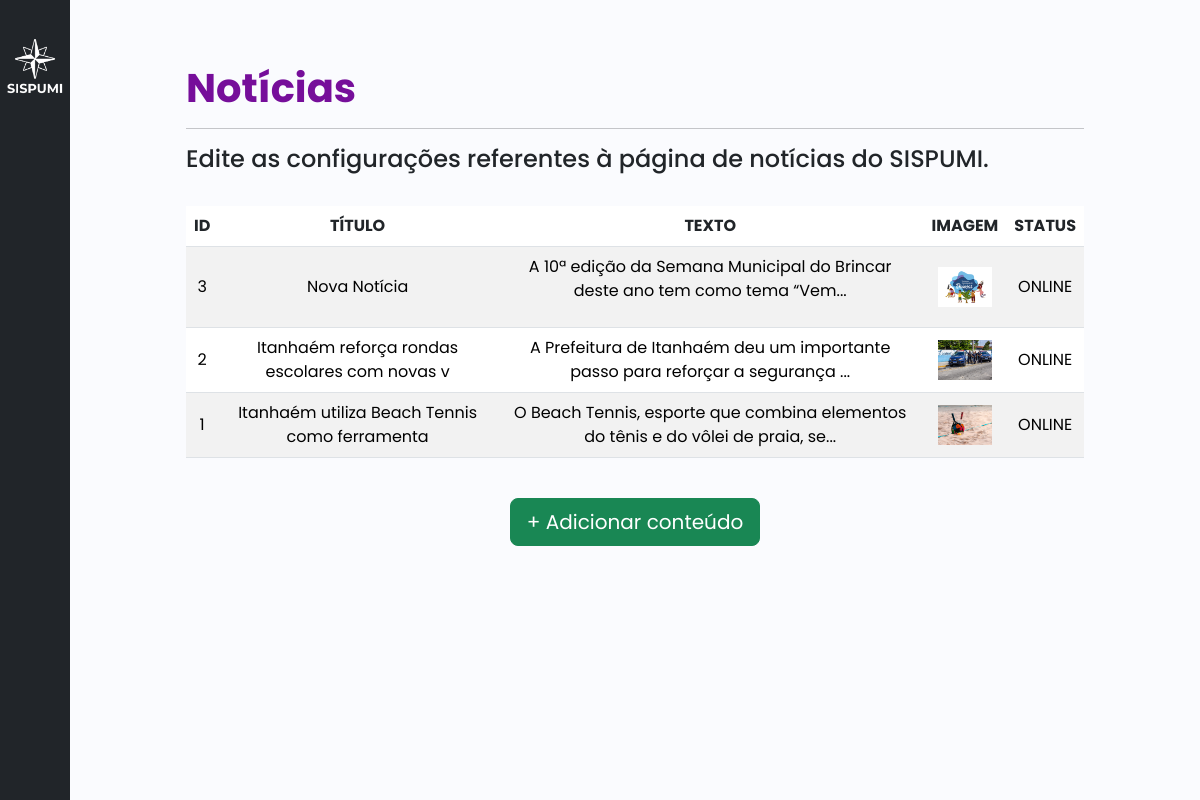
Page /painel3.php on the committed database.
### tables this page shows
CREATE TABLE IF NOT EXISTS `noticia` (
  `id_noticia` int(11) NOT NULL AUTO_INCREMENT,
  `titulo_noticia` varchar(45) NOT NULL,
  `texto_noticia` text NOT NULL,
  `imagem_noticia` text NOT NULL,
  `link_noticia` text,
  `status_noticia` int(11) NOT NULL,
  `adm_id_adm` int(11) DEFAULT NULL,
  PRIMARY KEY (`id_noticia`),
  KEY `adm_id_adm` (`adm_id_adm`)
);

### painel3.php (the view, shortened to what this page needs)
<?php
    include('conexao.php');
    $sql1 = 'SELECT * FROM noticia ORDER BY id_noticia DESC';
?>
<!DOCTYPE html>
<html>
<head>
    <link rel="stylesheet" type="text/css" href="./css/bootstrap.min.css">
    <link rel="stylesheet" href="./css/style.css">
    <link href="https://cdn.lineicons.com/4.0/lineicons.css" rel="stylesheet" />
    <link href="https://cdn.jsdelivr.net/npm/bootstrap@5.3.0-alpha3/dist/css/bootstrap.min.css" rel="stylesheet">
</head>
<body>
    <div class="wrapper">
        <aside id="sidebar" class="bg-dark">
            <div class="d-flex">
                <button class="toggle-btn" type="button">
                </button>
            </div>
            <div class="d-flex">
                <img src="./img/logo1.png" class="img-fluid" alt="..." style="padding: 10%;">
            </div>
            <ul class="sidebar-nav">
                <li class="sidebar-item">
                    <a href="./painel1.php" class="sidebar-link">
                    </a>
                </li>
                <li class="sidebar-item">
                    <a href="./painel2.php" class="sidebar-link">
                    </a>
                </li>
                <li class="sidebar-item">
                    <a href="./painel3.php" class="sidebar-link">
                    </a>
                </li>
            </ul>
            <div class="sidebar-footer">
                <a href="./login.php" class="sidebar-link">
                </a>
            </div>
        </aside>
        <div class="col-sm-1" style="background-color: #fafbfe;"></div>
        <div class="main p-3">
            <br>
            <br>
            <h1 style="color: #760E9A;"><strong>Notícias</strong></h1>
            <hr>
            <h4>Edite as configurações referentes à página de notícias do SISPUMI.</h4>
            <br>
            <div class="text-center">
                <div class="row">
                    <div class="table-responsive">
                        <table class="table table-striped">
                            <thead>
                                <tr>
                                    <th scope="col">ID</th>
                                    <th scope="col">TÍTULO</th>
                                    <th scope="col">TEXTO</th>
                                    <th scope="col">IMAGEM</th>
                                    <th scope="col">STATUS</th>
                                </tr>
                            </thead>
                            <tbody>
                                <?php
                                    $executa = $con ->query($sql1);
                                    while($noticia = $executa -> fetch_array()){
                                        $texto_noticia = strlen($noticia['texto_noticia']) > 80 ? substr($noticia['texto_noticia'], 0, 80) . "..." : $noticia['texto_noticia'];
                                        if($noticia['status_noticia'] == 1){
                                            $status = "ONLINE";
                                        }else{
                                            $status = "DESATIVADO";
                                        }
                                        echo '
                                        <tr>
                                            <td class="align-middle" scope="row"><a href="painel-noticias.php?id_noticia='.$noticia['id_noticia'].'">'.$noticia['id_noticia'].'</a></td>
                                            <td class="align-middle"><a href="painel-noticias.php?id_noticia='.$noticia['id_noticia'].'">'.$noticia['titulo_noticia'].'</a></td>
                                            <td class="align-middle"><a href="painel-noticias.php?id_noticia='.$noticia['id_noticia'].'">'.$texto_noticia.'</a></td>
                                            <td class="align-middle "<a href="painel-noticias.php?id_noticia='.$noticia['id_noticia'].'"><img src="'.$noticia['imagem_noticia'].'" alt="link-img" style="height: 5vh;" ></a></td>
                                            <td class="align-middle "><a href="painel-noticias.php?id_noticia='.$noticia['id_noticia'].'">'.$status.'</a></td>
                                        </tr>';
                                    }
                                ?>
                            </tbody>
                        </table>
                    </div>
                </div>
                <br>
                <a class="btn btn-success btn-lg" href="painel-noticias.php?id_noticia=0" role="button">+ Adicionar conteúdo</a>
            </div>
        </div>
        <div class="col-sm-1" style="background-color: #fafbfe;"></div>
    </div>
</body>
</html>

### css/style.css (style rules this page uses)
a { text-decoration: none; color: default; }
li { list-style: none; }
h1 { font-weight: 600; font-size: 1.5rem; }
body { font-family: 'Poppins'; }
.wrapper { display: flex; }
.main { min-height: 100vh; width: 100%; overflow: hidden; transition: all 0.35s ease-in-out; background-color: #fafbfe; }
#sidebar { width: 70px; min-width: 70px; z-index: 1000; transition: all .25s ease-in-out; display: flex; flex-direction: column; }
.toggle-btn { background-color: transparent; cursor: pointer; border: 0; padding: 1rem 1.5rem; }
.sidebar-nav { padding: 2rem 0; flex: 1 1 auto; }
a.sidebar-link { padding: .625rem 1.625rem; color: #FFF; display: block; font-size: 1.4rem; white-space: nowrap; border-left: 3px solid transparent; }
.sidebar-item { position: relative; }

### painel3.php (style rules this page uses)
body { font-family: poppins; }
a { text-decoration: none; color: black; }

### rows in the picture
noticia: id_noticia "3", titulo_noticia "Nova Notícia", texto_noticia "A 10ª edição da Semana Municipal do Brincar deste ano tem como tema “Vem...", imagem_noticia (picture), status_noticia "ONLINE"
noticia: id_noticia "2", titulo_noticia "Itanhaém reforça rondas escolares com novas v", texto_noticia "A Prefeitura de Itanhaém deu um importante passo para reforçar a segurança ...", imagem_noticia (picture), status_noticia "ONLINE"
noticia: id_noticia "1", titulo_noticia "Itanhaém utiliza Beach Tennis como ferramenta", texto_noticia "O Beach Tennis, esporte que combina elementos do tênis e do vôlei de praia, se...", imagem_noticia (picture), status_noticia "ONLINE"
